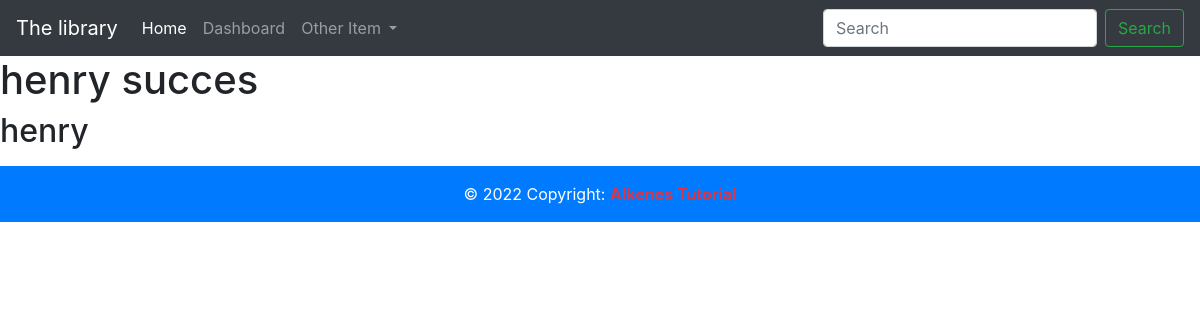
Page /about/ on the earlier database version.
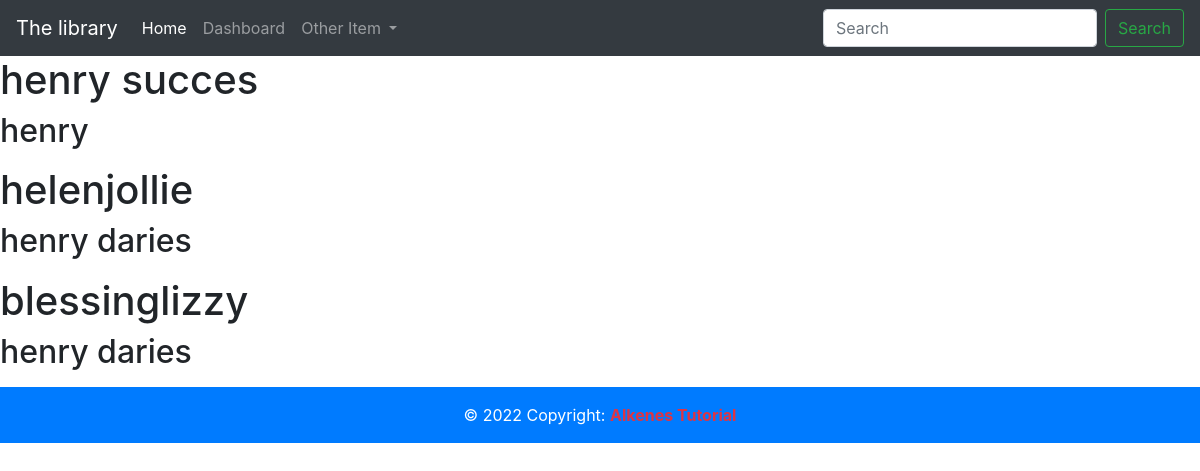
Same page on the later database version.
### blog/models.py (models this page shows, shortened)
class Book(models.Model):
    title = models.CharField(max_length=50)
    author = models.CharField(max_length=30)
    publication_date = models.DateField()
    image = models.ImageField( blank=True)
    is_trending = models.BooleanField(True)
    num_pages = models.IntegerField()
    material = models.CharField(max_length=30)
    isbn_number = models.PositiveIntegerField()
    book_document = models.FileField( blank=True)

### blog/views.py (the view)
# urls.py: path('about/',about, name="about"),
def about(request):
    books =Book.objects.all()
    total = len(books)
    now = timezone.now()
    number = 2+6
    context = {
        "books": books,
        "average": total,
        "now":now,
        "number": number,
    }
    return render(request, "about.html",context)

### templates/about.html (shortened to what this page needs)
{% extends 'base.html' %}
{% block content %}
    {% for items in books %}
    <h1>{{items.title}}</h1>
    <h2>{{items.author}}</h2>
    {% endfor %}
    {% endblock content  %}

Differences in the rows shown:
added Book: title "helenjollie", author "henry daries"
added Book: title "blessinglizzy", author "henry daries"
